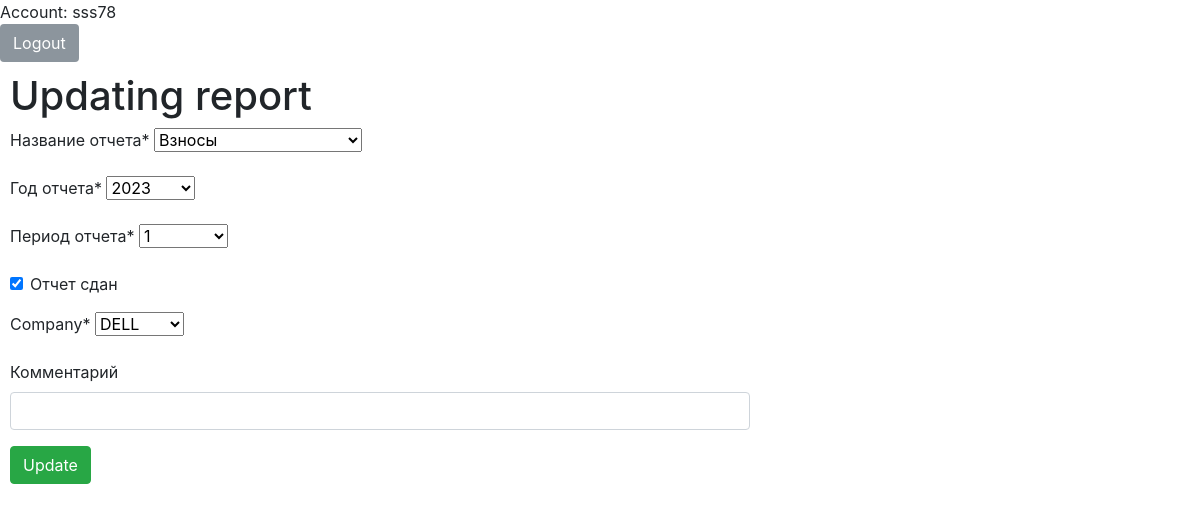
The page /companies/2/reports/2/redact_report/ (signed in) on the database its author committed.
### companies/models.py (models this page shows, shortened)
class Report(models.Model):
    PERIODS = [
        ('Quarter', (
            ('1st quarter', '1'),
            ('2nd quarter', '2'),
            ('3rd quarter', '3'),
            ('4th quarter', '4'),
        )
         ),
        ('Month', (
            ('january', 'jan'), ('february', 'feb'), ('march', 'mar'),
            ('april', 'apr'), ('may', 'may'), ('june', 'jun'),
            ('july', 'jul'), ('august', 'aug'), ('september', 'sep'),
            ('october', 'oct'), ('november', 'nov'), ('december', 'dec'),
        )
         ),
    ]
    YEARS = (
        ('2023', '2023'),
        ('2024', '2024'),
        ('2025', '2025'),
    )
    NAMES = (
        ('Декларация по НДС', 'НДС'),
        ('Декларация по налогу на прибыль', 'Прибыль'),
        ('Расчет по страховым взносам', 'Взносы'),
        ('Персонифицированные сведения', 'Персонифицированные'),
        ('Уведомление об исчисленных суммах налогов', 'Уведомление'),
    )
    report_name = models.CharField(verbose_name='Название отчета',max_length=100, choices=NAMES)
    year = models.CharField(verbose_name='Год отчета',max_length=100, choices=YEARS)
    period = models.CharField(verbose_name='Период отчета',max_length=100, choices=PERIODS)
    deadline = models.DateField(verbose_name='Срок сдачи', null=True)
    deadline_status = models.BooleanField(default=False)
    done = models.BooleanField(verbose_name='Отчет сдан', default=False)
    comment = models.CharField(verbose_name='Комментарий', max_length=300, blank=True)
    company = models.ForeignKey(Company, on_delete=models.CASCADE)
    class Meta:
        ordering = ['deadline']

### companies/views.py (the view, shortened to what this page needs)
# urls.py: path('<int:id1>/reports/<int:id2>/redact_report/', views.redact_report, name='redact_report'),
@csrf_exempt
def redact_report(response, id1, id2):
    company = models.Company.objects.get(id=id1)
    report = models.Report.objects.get(id=id2)
    form = ReportForm(instance=report)
    return render(response, 'companies/report_redact.html', {'form': form})

### companies/forms.py
class ReportForm(ModelForm):
    class Meta:
        model = Report
        fields = ['report_name', 'year', 'period', 'done', 'company', 'comment']

### companies/models.py (called while the page is built)
    def __str__(self):
        return self.name

### companies/templates/companies/report_redact.html (shortened to what this page needs)
{% extends 'companies/base.html' %}
{% load crispy_forms_tags %}
{% block content %}
<h1>  Updating report </h1>
<form method="post" class="form_group">
    {{ form|crispy }}
    <button type="submit" class="btn btn-success"> Update </button>
    <br>
</form>
{% endblock %}

### companies/templates/companies/base.html (shortened to what this page needs)
<!doctype html>
{% load static %}
<html>
    <head>
        <link rel="stylesheet" href="https://stackpath.bootstrapcdn.com/bootstrap/4.3.1/css/bootstrap.min.css">
    </head>
    <body>
        <div class="sidenav">
            Account: {{ request.user }} <br>
            <a href="/logout/" class="btn"> Logout </a>
        </div>
        <div id="content" name="content">
            <div style="width:80%;max-width:800px;padding: 10px 50px 30px 10px;">
                {% block content %}{% endblock %}
            </div>
            <link rel="stylesheet" href="https://maxcdn.bootstrapcdn.com/bootstrap/4.0.0/css/bootstrap.min.css">
        </div>
    </body>
</html>

### companies/templates/companies/base.html (style rules this page uses)
.btn { display: inline-block; background: #8C959D; color: #fff; padding: 1rem 1.5rem; text-decoration: none; border-radius: 3px; }

### rows shown on the page
Report: report_name "Взносы", year "2023", period "1", done "☑", company "DELL"

### other values the page prints
{{ request.user }} "sss78"
